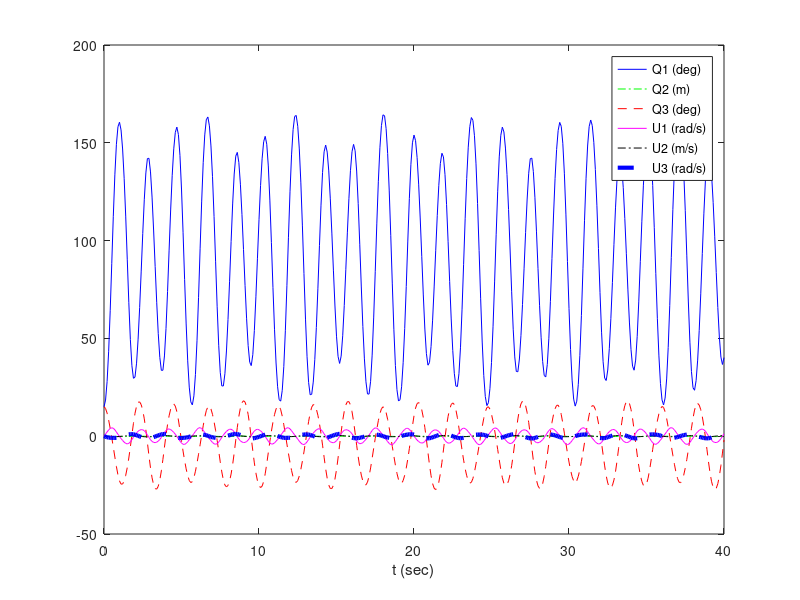

Write MATLAB code to recreate this figure.
function [t,VAR,Output] = Exam2_matlab
%===========================================================================
% File: Exam2_matlab.m created May 08 2019 by MotionGenesis 5.9.
% Portions copyright (c) 2009-2019 Motion Genesis LLC.  Rights reserved.
% MotionGenesis Student Licensee: clayFreeman19. (until February 2022).
% Paid-up MotionGenesis Student licensees are granted the right
% to distribute this code for legal student-academic (non-professional) purposes only,
% provided this copyright notice appears in all copies and distributions.
%===========================================================================
% The software is provided "as is", without warranty of any kind, express or    
% implied, including but not limited to the warranties of merchantability or    
% fitness for a particular purpose. In no event shall the authors, contributors,
% or copyright holders be liable for any claim, damages or other liability,     
% whether in an action of contract, tort, or otherwise, arising from, out of, or
% in connection with the software or the use or other dealings in the software. 
%===========================================================================
% % Kinematical Equations %%%
% % Rotations %%%
% % Translations %%%
% % Constraints %%%
% % Forces %%%
%===========================================================================
eventDetectedByIntegratorTerminate1OrContinue0 = [];
U2=0; Q1Dt=0; Q2Dt=0; Q3Dt=0; U1Dt=0; U3Dt=0;


%-------------------------------+--------------------------+-------------------+-----------------
% Quantity                      | Value                    | Units             | Description
%-------------------------------|--------------------------|-------------------|-----------------
g                               =  9.81;                   % m/s^2               Constant
IA                              =  0.12;                   % kg*m^2              Constant
IC                              =  0.04;                   % kg*m^2              Constant
jB                              =  0.06;                   % kg*m^2              Constant
L                               =  0.8;                    % m                   Constant
Ma                              =  0.5;                    % kg                  Constant
Mb                              =  1.0;                    % kg                  Constant
Mc                              =  0.3;                    % kg                  Constant
rB                              =  0.3;                    % m                   Constant
tB                              =  0.1745;                 % rad                 Constant

Q1                              =  0.2618;                 % rad                 Initial Value
Q2                              =  0.02;                   % m                   Initial Value
Q3                              =  0.2618;                 % rad                 Initial Value
U1                              =  0.0873;                 % rad/s               Initial Value
U3                              =  0.0;                    % rad/s               Initial Value

tInitial                        =  0.0;                    % second              Initial Time
tFinal                          =  40.0;                   % second              Final Time
tStep                           =  0.1;                    % second              Integration Step
printIntScreen                  =  1;                      % 0 or +integer       0 is NO screen output
printIntFile                    =  1;                      % 0 or +integer       0 is NO file   output
absError                        =  1.0E-07;                %                     Absolute Error
relError                        =  1.0E-08;                %                     Relative Error
%-------------------------------+--------------------------+-------------------+-----------------

% Unit conversions
RADtoDEG = 180.0 / pi;

VAR = SetMatrixFromNamedQuantities;
[t,VAR,Output] = IntegrateForwardOrBackward( tInitial, tFinal, tStep, absError, relError, VAR, printIntScreen, printIntFile );
OutputToScreenOrFile( [], 0, 0 );   % Close output files.
PlotOutputFiles;


%===========================================================================
function sys = mdlDerivatives( t, VAR, uSimulink )
%===========================================================================
SetNamedQuantitiesFromMatrix( VAR );
Q1Dt = U1;
U2 = rB*U3;
Q2Dt = U2;
Q3Dt = U3;

COEF = zeros( 2, 2 );
COEF(1,1) = IC + 0.5625*Mc*L^2;
COEF(1,2) = -0.75*Mc*L*Q2*cos(Q1);
COEF(2,1) = -0.75*Mc*L*Q2*cos(Q1);
COEF(2,2) = IA + jB + Mb*Q2^2 + Ma*(L^2+2*L*rB+Q2^2) + 0.5625*Mc*(1.777777777777778*Q2^2+L^2*(2.666666666666667+sin(Q1))^2)  ...
+ rB*(Ma*rB+Mb*rB+Mc*(rB+1.5*L*(2.666666666666667+sin(Q1))));
RHS = zeros( 1, 2 );
RHS(1) = 0.5625*Mc*L*cos(Q1)*(1.333333333333333*g*cos(tB+Q3)+U3*(2.666666666666667*U2+2.666666666666667*L*U3+L*sin(Q1)*U3));
RHS(2) = rB*U3*(Ma*Q2*U3+Mb*Q2*U3+Mc*(Q2*U3-1.5*L*cos(Q1)*U1)) - 0.75*g*(1.333333333333333*Mb*(rB*sin(tB+Q3)+Q2*cos(tB+Q3))+1.333333333333333*  ...
Ma*(L*sin(tB+Q3)+rB*sin(tB+Q3)+Q2*cos(tB+Q3))+Mc*(1.333333333333333*rB*sin(tB+Q3)+1.333333333333333*Q2*cos(tB+Q3)+L*sin(tB+Q3)*(  ...
2.666666666666667+sin(Q1)))) - 2*Ma*Q2*U2*U3 - 2*Mb*Q2*U2*U3 - 0.75*Mc*(2.666666666666667*Q2*U2*U3+L*Q2*sin(Q1)*U1^2+1.5*L^2*cos(  ...
Q1)*(2.666666666666667+sin(Q1))*U1*U3);
SolutionToAlgebraicEquations = COEF \ transpose(RHS);

% Update variables after uncoupling equations
U1Dt = SolutionToAlgebraicEquations(1);
U3Dt = SolutionToAlgebraicEquations(2);

sys = transpose( SetMatrixOfDerivativesPriorToIntegrationStep );
end



%===========================================================================
function VAR = SetMatrixFromNamedQuantities
%===========================================================================
VAR = zeros( 1, 5 );
VAR(1) = Q1;
VAR(2) = Q2;
VAR(3) = Q3;
VAR(4) = U1;
VAR(5) = U3;
end


%===========================================================================
function SetNamedQuantitiesFromMatrix( VAR )
%===========================================================================
Q1 = VAR(1);
Q2 = VAR(2);
Q3 = VAR(3);
U1 = VAR(4);
U3 = VAR(5);
end


%===========================================================================
function VARp = SetMatrixOfDerivativesPriorToIntegrationStep
%===========================================================================
VARp = zeros( 1, 5 );
VARp(1) = Q1Dt;
VARp(2) = Q2Dt;
VARp(3) = Q3Dt;
VARp(4) = U1Dt;
VARp(5) = U3Dt;
end



%===========================================================================
function Output = mdlOutputs( t, VAR, uSimulink )
%===========================================================================
Output = zeros( 1, 7 );
Output(1) = t;
Output(2) = Q1*RADtoDEG;
Output(3) = Q2;
Output(4) = Q3*RADtoDEG;
Output(5) = U1;
Output(6) = U2;
Output(7) = U3;
end


%===========================================================================
function OutputToScreenOrFile( Output, shouldPrintToScreen, shouldPrintToFile )
%===========================================================================
persistent FileIdentifier hasHeaderInformationBeenWritten;

if( isempty(Output) ),
   if( ~isempty(FileIdentifier) ),
      fclose( FileIdentifier(1) );
      clear FileIdentifier;
      fprintf( 1, '\n Output is in the file Exam2_matlab.1\n\n' );
   end
   clear hasHeaderInformationBeenWritten;
   return;
end

if( isempty(hasHeaderInformationBeenWritten) ),
   if( shouldPrintToScreen ),
      fprintf( 1,                '%%       t             Q1             Q2             Q3             U1             U2             U3\n' );
      fprintf( 1,                '%%     (sec)          (deg)           (m)           (deg)         (rad/s)         (m/s)         (rad/s)\n\n' );
   end
   if( shouldPrintToFile && isempty(FileIdentifier) ),
      FileIdentifier(1) = fopen('Exam2_matlab.1', 'wt');   if( FileIdentifier(1) == -1 ), error('Error: unable to open file Exam2_matlab.1'); end
      fprintf(FileIdentifier(1), '%% FILE: Exam2_matlab.1\n%%\n' );
      fprintf(FileIdentifier(1), '%%       t             Q1             Q2             Q3             U1             U2             U3\n' );
      fprintf(FileIdentifier(1), '%%     (sec)          (deg)           (m)           (deg)         (rad/s)         (m/s)         (rad/s)\n\n' );
   end
   hasHeaderInformationBeenWritten = 1;
end

if( shouldPrintToScreen ), WriteNumericalData( 1,                 Output(1:7) );  end
if( shouldPrintToFile ),   WriteNumericalData( FileIdentifier(1), Output(1:7) );  end
end


%===========================================================================
function WriteNumericalData( fileIdentifier, Output )
%===========================================================================
numberOfOutputQuantities = length( Output );
if( numberOfOutputQuantities > 0 ),
   for( i = 1 : numberOfOutputQuantities ),
      fprintf( fileIdentifier, ' %- 14.6E', Output(i) );
   end
   fprintf( fileIdentifier, '\n' );
end
end



%===========================================================================
function PlotOutputFiles
%===========================================================================
if( printIntFile == 0 ),  return;  end
figure;
data = load( 'Exam2_matlab.1' ); 
plot( data(:,1),data(:,2),'-b', data(:,1),data(:,3),'-.g', data(:,1),data(:,4),'--r', data(:,1),data(:,5),'-m', data(:,1),data(:,6),'-.k', data(:,1),data(:,7),'--b', 'LineWidth',3 );
legend( 'Q1 (deg)', 'Q2 (m)', 'Q3 (deg)', 'U1 (rad/s)', 'U2 (m/s)', 'U3 (rad/s)' );
xlabel('t (sec)');   % ylabel('Some y-axis label');   title('Some plot title');
clear data;
end



%===========================================================================
function [functionsToEvaluateForEvent, eventTerminatesIntegration1Otherwise0ToContinue, eventDirection_AscendingIs1_CrossingIs0_DescendingIsNegative1] = EventDetection( t, VAR, uSimulink )
%===========================================================================
% Detects when designated functions are zero or cross zero with positive or negative slope.
% Step 1: Uncomment call to mdlDerivatives and mdlOutputs.
% Step 2: Change functionsToEvaluateForEvent,                      e.g., change  []  to  [t - 5.67]  to stop at t = 5.67.
% Step 3: Change eventTerminatesIntegration1Otherwise0ToContinue,  e.g., change  []  to  [1]  to stop integrating.
% Step 4: Change eventDirection_AscendingIs1_CrossingIs0_DescendingIsNegative1,  e.g., change  []  to  [1].
% Step 5: Possibly modify function EventDetectedByIntegrator (if eventTerminatesIntegration1Otherwise0ToContinue is 0).
%---------------------------------------------------------------------------
% mdlDerivatives( t, VAR, uSimulink );        % UNCOMMENT FOR EVENT HANDLING
% mdlOutputs(     t, VAR, uSimulink );        % UNCOMMENT FOR EVENT HANDLING
functionsToEvaluateForEvent = [];
eventTerminatesIntegration1Otherwise0ToContinue = [];
eventDirection_AscendingIs1_CrossingIs0_DescendingIsNegative1 = [];
eventDetectedByIntegratorTerminate1OrContinue0 = eventTerminatesIntegration1Otherwise0ToContinue;
end


%===========================================================================
function [isIntegrationFinished, VAR] = EventDetectedByIntegrator( t, VAR, nIndexOfEvents )
%===========================================================================
isIntegrationFinished = eventDetectedByIntegratorTerminate1OrContinue0( nIndexOfEvents );
if( ~isIntegrationFinished ),
   SetNamedQuantitiesFromMatrix( VAR );
%  Put code here to modify how integration continues.
   VAR = SetMatrixFromNamedQuantities;
end
end



%===========================================================================
function [t,VAR,Output] = IntegrateForwardOrBackward( tInitial, tFinal, tStep, absError, relError, VAR, printIntScreen, printIntFile )
%===========================================================================
OdeMatlabOptions = odeset( 'RelTol',relError, 'AbsTol',absError, 'MaxStep',tStep, 'Events',@EventDetection );
t = tInitial;                 epsilonT = 0.001*tStep;                   tFinalMinusEpsilonT = tFinal - epsilonT;
printCounterScreen = 0;       integrateForward = tFinal >= tInitial;    tAtEndOfIntegrationStep = t + tStep;
printCounterFile   = 0;       isIntegrationFinished = 0;
mdlDerivatives( t, VAR, 0 );
while 1,
   if( (integrateForward && t >= tFinalMinusEpsilonT) || (~integrateForward && t <= tFinalMinusEpsilonT) ), isIntegrationFinished = 1;  end
   shouldPrintToScreen = printIntScreen && ( isIntegrationFinished || printCounterScreen <= 0.01 );
   shouldPrintToFile   = printIntFile   && ( isIntegrationFinished || printCounterFile   <= 0.01 );
   if( isIntegrationFinished || shouldPrintToScreen || shouldPrintToFile ),
      Output = mdlOutputs( t, VAR, 0 );
      OutputToScreenOrFile( Output, shouldPrintToScreen, shouldPrintToFile );
      if( isIntegrationFinished ), break;  end
      if( shouldPrintToScreen ), printCounterScreen = printIntScreen;  end
      if( shouldPrintToFile ),   printCounterFile   = printIntFile;    end
   end
   [TimeOdeArray, VarOdeArray, timeEventOccurredInIntegrationStep, nStatesArraysAtEvent, nIndexOfEvents] = ode45( @mdlDerivatives, [t tAtEndOfIntegrationStep], VAR, OdeMatlabOptions, 0 );
   if( isempty(timeEventOccurredInIntegrationStep) ),
      lastIndex = length( TimeOdeArray );
      t = TimeOdeArray( lastIndex );
      VAR = VarOdeArray( lastIndex, : );
      printCounterScreen = printCounterScreen - 1;
      printCounterFile   = printCounterFile   - 1;
      if( abs(tAtEndOfIntegrationStep - t) >= abs(epsilonT) ), warning('numerical integration failed'); break;  end
      tAtEndOfIntegrationStep = t + tStep;
      if( (integrateForward && tAtEndOfIntegrationStep > tFinal) || (~integrateForward && tAtEndOfIntegrationStep < tFinal) ) tAtEndOfIntegrationStep = tFinal;  end
   else
      t = timeEventOccurredInIntegrationStep( 1 );    % time  at firstEvent = 1 during this integration step.
      VAR = nStatesArraysAtEvent( 1, : );             % state at firstEvent = 1 during this integration step.
      printCounterScreen = 0;
      printCounterFile   = 0;
      [isIntegrationFinished, VAR] = EventDetectedByIntegrator( t, VAR, nIndexOfEvents(1) );
   end
end
end


%=====================================
end    % End of function Exam2_matlab
%=====================================
